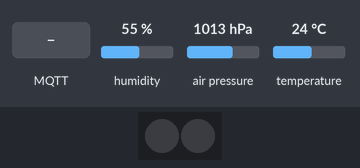
Simulated run of this program. Board: ESP8266 (NodeMCU). On the bench: 2 RGB LEDs in strip order, left to right. Inputs (shaded band) come from the test bench; at power-on: humidity 55 %, air pressure 1013 hPa, temperature 24 °C. Dim RGB values are drawn brighter than linear; WiFi joins after 1.5 s; servers stay silent unless stated; no MQTT or app messages arrive unless stated; what the program prints to the serial monitor is not drawn.

Above: at 4.2 s.
4.3 s: MQTT message "5" arrives on the first subscribed topic
At 5.0 s:
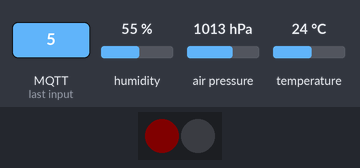
5.8 s: MQTT message "5" arrives on the second subscribed topic
At 6.2 s:
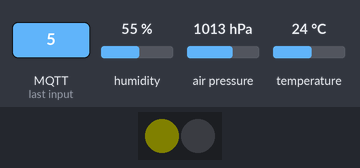
7.3 s: MQTT message "octo/led1/red" arrives on the first subscribed topic
At 7.7 s:
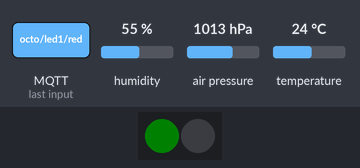
8.8 s: MQTT message "5" arrives on the third subscribed topic
At 10.0 s:
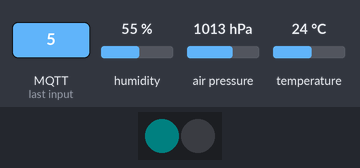
10.3 s: MQTT message "octo/led1/red" arrives on the second subscribed topic
At 11.3 s:
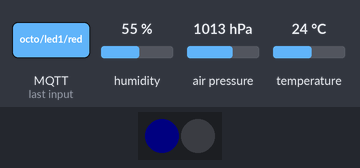
11.8 s: MQTT message "5" arrives on the first subscribed topic
At 12.7 s:
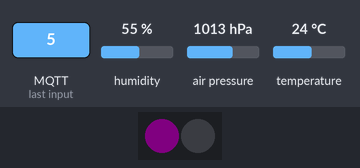
Timing chart, 0 to 14.3 s (numbered marks = the images above; inputs shaded):
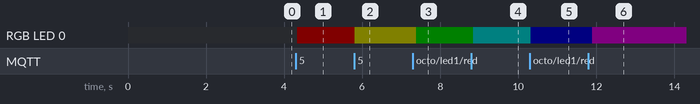

The program:

main.cpp
```cpp
#include <Wire.h>
#include <ESP8266WiFi.h>
#include <PubSubClient.h>
#include <SPI.h>
#include <Adafruit_Sensor.h>
#include <Adafruit_BME280.h>
#include <Adafruit_NeoPixel.h>

#define PIN 13 //NeoPixl

char ssid[] = "CHANGEME";
char pass[] = "CHANGEME";

IPAddress server(192, 168, 1, 1); // add the ip of your mqtt broker hardware
// Callback function header
void callback(char* topic, byte* payload, unsigned int length);
void colorWipe(uint32_t c, uint8_t wait);

Adafruit_BME280 bme; // I2C
Adafruit_NeoPixel strip = Adafruit_NeoPixel(2, PIN, NEO_GRBW + NEO_KHZ800);
WiFiClient wifiClient;
PubSubClient client(server, 1883, callback, wifiClient);

void setup() {
  Serial.begin(115200);

  strip.begin();
  strip.show(); // Initialize all pixels to 'off'
  colorWipe(strip.Color(0, 0, 0), 10);
  delay(1000);

  Serial.println(F("BME280 test"));
  if (!bme.begin()) {
    Serial.println("Could not find a valid BME280 sensor, check wiring!");
    while (1);
  }

  WiFi.mode(WIFI_STA);
  while (WiFi.status() != WL_CONNECTED) {
    WiFi.begin(ssid, pass);              // Connect to WPA2 network
    uint8_t timeout = 10;                         // Set a timeout variable
    while (timeout && (WiFi.status() != WL_CONNECTED)) {
      timeout--;                                  // Decrement timeout
      delay(1000);                                // Delay for one second
    }
  }
  Serial.println("Connected to network.");
  Serial.println("WiFi connected");
  Serial.print("IP address: ");
  Serial.println(WiFi.localIP());

  if (client.connect("arduinoClient")) {
    client.subscribe("octo/led1/red");
    client.subscribe("octo/led1/green");
    client.subscribe("octo/led1/blue");
  }
}

void loop() {
  char buffer[10];

  dtostrf(bme.readPressure() / 100.0F, 5, 1, buffer);
  client.publish("octo/press",buffer);
  dtostrf(bme.readTemperature(), 5, 1, buffer);
  client.publish("octo/temp",buffer);
  itoa(bme.readHumidity(), buffer, 10);
  client.publish("octo/humi",buffer);
  client.loop();
  delay(100);
}

void callback(char* topic, byte* payload, unsigned int length) {
  static uint8_t red=0, green=0, blue=0;

  char* buf_str = (char*)calloc(length+1, sizeof(char));
  memcpy(buf_str, (const char*)payload, length);

  if (!strcmp(topic, "octo/led1/red")) {
    red = strtol((const char*)buf_str, NULL, 10);
  }
  if (!strcmp(topic, "octo/led1/green")) {
    green = strtol((const char*)buf_str, NULL, 10);
  }
  if (!strcmp(topic, "octo/led1/blue")) {
    blue = strtol((const char*)buf_str, NULL, 10);
  }
  strip.setPixelColor(0, red, green, blue, 0);
  strip.show();
}

// Fill the dots one after the other with a color
void colorWipe(uint32_t c, uint8_t wait) {
  for(uint16_t i=0; i<strip.numPixels(); i++) {
    strip.setPixelColor(i, c);
    strip.show();
    delay(wait);
  }
}
```

Measured:
- after the input at 4.3 s, RGB LED 0: off → RGB(5, 0, 0) at once
- after the input at 5.8 s, RGB LED 0: RGB(5, 0, 0) → RGB(5, 5, 0) at once
- after the input at 7.3 s, RGB LED 0: RGB(5, 5, 0) → RGB(0, 5, 0) after 0.08 s
- after the input at 8.8 s, RGB LED 0: RGB(0, 5, 0) → RGB(0, 5, 5) after 0.05 s
- after the input at 10.3 s, RGB LED 0: RGB(0, 5, 5) → RGB(0, 0, 5) at once
- after the input at 11.8 s, RGB LED 0: RGB(0, 0, 5) → RGB(5, 0, 5) after 0.09 s
